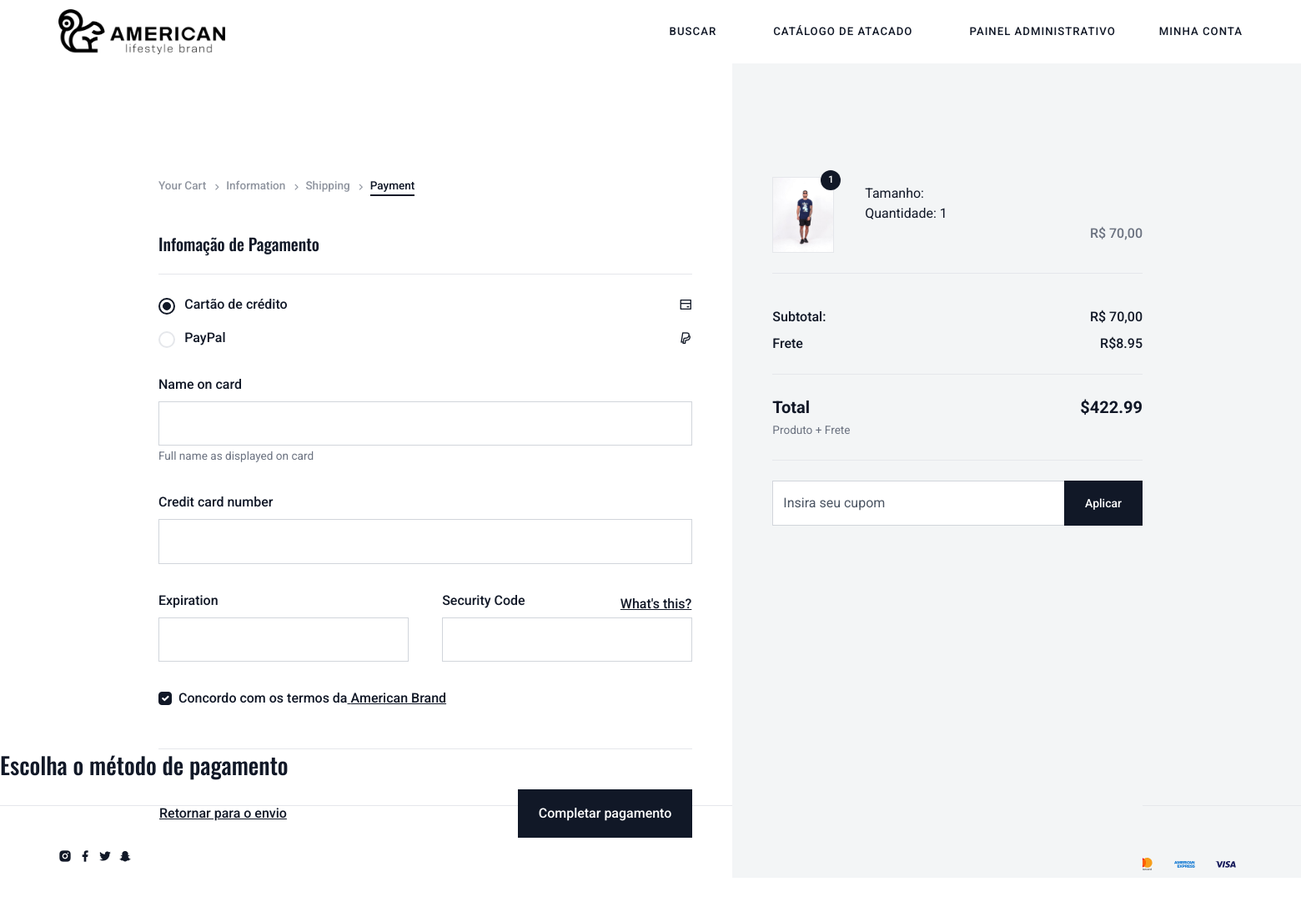
The page /pedido/pagar/1 (signed in) on the database its author committed.
### pedido/models.py (models this page shows, shortened)
class ItemPedido(models.Model):
    pedido = models.ForeignKey(Pedido, on_delete=models.CASCADE)
    produto = models.CharField(max_length=255)
    produto_id = models.PositiveIntegerField()
    variacao = models.CharField(max_length=255)
    variacao_id = models.PositiveIntegerField()
    preco = models.FloatField()
    preco_promocional = models.FloatField(default=0)
    quantidade = models.PositiveIntegerField()
    imagem = models.CharField(max_length=2000)
    class Meta:
        verbose_name = 'Item do pedido'
        verbose_name_plural = 'Itens do pedido'

### pedido/views.py (the view)
# urls.py: path('pagar/<int:pk>', views.Pagar.as_view(), name='pagar'),
class Pagar(DispatchLoginRequiredMixin, DetailView):
    template_name = 'pedido/pagar.html'
    model = Pedido
    pk_url_kwarg = 'pk'
    context_object_name = 'pedido'
    def get_context_data(self, **kwargs):
        context = super().get_context_data(**kwargs)
        context['categorias'] = models.Categoria.objects.all()
        return context

### pedido/models.py (called while the page is built)
    def __str__(self):
        return f'Pedido N. {self.pk}'

### pedido/views.py (called while the page is built)
    def dispatch(self, *args, **kwargs):
        if not self.request.user.is_authenticated:
            return redirect('perfil:criar')
        return super().dispatch(*args, **kwargs)

    def get_queryset(self, *args, **kwargs):
        qs = super().get_queryset(*args, **kwargs)
        qs = qs.filter(usuario=self.request.user)
        return qs

### produto/templatetags/omfilters.py (called while the page is built)
@register.filter
def formata_preco(val):
    return utils.formata_preco(val)

### utils/utils.py (called while the page is built)
def formata_preco(val):
    return f'R$ {val:.2f}'.replace('.', ',')

### pedido/templates/pedido/pagar.html (shortened to what this page needs)
{% extends 'base.html' %}
{% load static %}
{% load omfilters %}
{% block conteudo %}
<section class="mt-0  vh-lg-100">
    <div class="container">
        <div class="row g-0 vh-lg-100">
            <div class="col-lg-7 pt-5 pt-lg-10">
                <div class="pe-lg-5">
                    <nav class="d-none d-md-block">
                        <ul class="list-unstyled d-flex justify-content-start mt-4 align-items-center fw-bolder small">
                            <li class="me-4"><a class="nav-link-checkout " href="./cart.html">Your Cart</a></li>
                            <li class="me-4"><a class="nav-link-checkout " href="./checkout.html">Information</a></li>
                            <li class="me-4"><a class="nav-link-checkout " href="./checkout-shipping.html">Shipping</a>
                            </li>
                            <li><a class="nav-link-checkout nav-link-last active"
                                    href="./checkout-payment.html">Payment</a></li>
                        </ul>
                    </nav>
                    <div class="mt-5">
                        <h3 class="fs-5 fw-bolder mb-4 border-bottom pb-4">Infomação de Pagamento</h3>
                        <div class="row">
                            <div class="col-12">
                                <div class="form-check form-group form-check-custom form-radio-custom mb-3">
                                    <label class="form-check-label" for="checoutPaymentStripe">
                                        <span class="d-flex justify-content-between align-items-start">
                                            <span>
                                                <span class="mb-0 fw-bolder d-block">Cartão de crédito</span>
                                            </span>
                                            <i class="ri-bank-card-line"></i>
                                        </span>
                                    </label>
                                </div>
                            </div>
                            <div class="col-12">
                                <div class="form-check form-group form-check-custom form-radio-custom mb-3">
                                    <label class="form-check-label" for="checkoutPaymentPaypal">
                                        <span class="d-flex justify-content-between align-items-start">
                                            <span>
                                                <span class="mb-0 fw-bolder d-block">PayPal</span>
                                            </span>
                                            <i class="ri-paypal-line"></i>
                                        </span>
                                    </label>
                                </div>
                            </div>
                        </div>
                        <div class="card-details">
                            <div class="row pt-3">
                                <div class="col-md-12">
                                    <div class="form-group">
                                        <label for="cc-name" class="form-label">Name on card</label>
                                        <input type="text" class="form-control" id="cc-name" placeholder="" required="">
                                        <small class="text-muted">Full name as displayed on card</small>
                                    </div>
                                </div>
                                <div class="col-md-12">
                                    <div class="form-group">
                                        <label for="cc-number" class="form-label">Credit card number</label>
                                        <input type="text" class="form-control" id="cc-number" placeholder=""
                                            required="">
                                    </div>
                                </div>
                                <div class="col-md-6">
                                    <div class="form-group">
                                        <label for="cc-expiration" class="form-label">Expiration</label>
                                        <input type="text" class="form-control" id="cc-expiration" placeholder=""
                                            required="">
                                    </div>
                                </div>
                                <div class="col-md-6">
                                    <div class="form-group">
                                        <div class="d-flex">
                                            <label for="cc-cvv"
                                                class="form-label d-flex w-100 justify-content-between align-items-center">Security
                                                Code</label>
                                            <button type="button" class="btn btn-link p-0 fw-bolder fs-xs text-nowrap"
                                                data-bs-toggle="tooltip" data-bs-placement="top"
                                                title="A CVV is a number on your credit card or debit card that's in addition to your credit card number and expiration date">
                                                What's this?
                                            </button>
                                        </div>
                                        <input type="text" class="form-control" id="cc-cvv" placeholder="" required="">
                                    </div>
                                </div>
                            </div>
                        </div>
                        <div class="form-group form-check m-0">
                            <input type="checkbox" class="form-check-input" id="accept-terms" checked>
                            <label class="form-check-label fw-bolder" for="accept-terms">Concordo com os termos da<a
                                    href="#"> American Brand</a></label>
                        </div>
                        <div
                            class="pt-5 mt-5 pb-5 border-top d-flex flex-column flex-md-row justify-content-between align-items-center">
                            <a href="./checkout-shipping.html"
                                class="btn ps-md-0 btn-link fw-bolder w-100 w-md-auto mb-2 mb-md-0"
                                role="button">Retornar para o envio</a>
                            <a href="#" class="btn btn-dark w-100 w-md-auto" role="button">Completar pagamento</a>
                        </div>
                    </div>
                </div>
            </div>
            <div class="col-12 col-lg-5 bg-light pt-lg-10 aside-checkout pb-5 pb-lg-0 my-5 my-lg-0">
                <div class="p-4 py-lg-0 pe-lg-0 ps-lg-5">
                    <div class="pb-3">
                        {% for linha in pedido.itempedido_set.all %}
                        <div class="row mx-0 py-4 g-0 border-bottom">
                            <div class="col-2 position-relative">
                                <span class="checkout-item-qty">{{ linha.quantidade }}</span>
                                <picture class="d-block border">
                                    <img class="img-fluid" src="{% get_media_prefix %}{{ linha.imagem }}"
                                        alt="HTML Bootstrap Template by Pixel Rocket">
                                </picture>
                            </div>
                            <div class="col-9 offset-1">
                                <div>
                                    Tamanho: {{ linha.variacao_nome }}<br>
                                    Quantidade: {{ linha.quantidade }}
                                </div>
                                <p class="fw-bolder text-end text-muted m-0">
                                    {% if linha.preco_promocional %}
                                    {{ linha.preco_promocional|formata_preco }}
                                    {% else %}
                                    {{ linha.preco|formata_preco }}
                                    {% endif %}</p>
                            </div>
                        </div>
                    </div>
                    <div class="py-4 border-bottom">
                        <div class="d-flex justify-content-between align-items-center mb-2">
                            <p class="m-0 fw-bolder fs-6">Subtotal:
                            </p>
                            <p class="m-0 fs-6 fw-bolder">{% if linha.preco_promocional %}
                                {{ linha.preco_promocional|formata_preco }}
                                {% else %}
                                {{ linha.preco|formata_preco }}
                                {% endif %}</p>
                        </div>
                        <div class="d-flex justify-content-between align-items-center ">
                            <p class="m-0 fw-bolder fs-6">Frete</p>
                            <p class="m-0 fs-6 fw-bolder">R$8.95</p>
                        </div>
                    </div>
                    <div class="py-4 border-bottom">
                        <div class="d-flex justify-content-between">
                            <div>
                                <p class="m-0 fw-bold fs-5">Total</p>
                                <span class="text-muted small">Produto + Frete</span>
                            </div>
                            <p class="m-0 fs-5 fw-bold">$422.99</p>
                        </div>
                    </div>
                    {% endfor %}
                    <div class="py-4">
                        <div class="input-group mb-0">
                            <input type="text" class="form-control" placeholder="Insira seu cupom">
                            <button class="btn btn-dark btn-sm px-4">Aplicar</button>
                        </div>
                    </div>
                </div>
            </div>
        </div>
    </div>
</section>
<div class="row">
    <div class="col">
        <br>
        <h3>Escolha o método de pagamento</h3>
    </div>
</div>
{% endblock %}

### templates/static/css/libs.bundle.css (style rules this page uses)
:root { --swiper-theme-color:#007aff }
:root { --swiper-navigation-size:44px }

### rows shown on the page
ItemPedido: quantidade "1", imagem (picture), preco_promocional "R$ 70,00"
